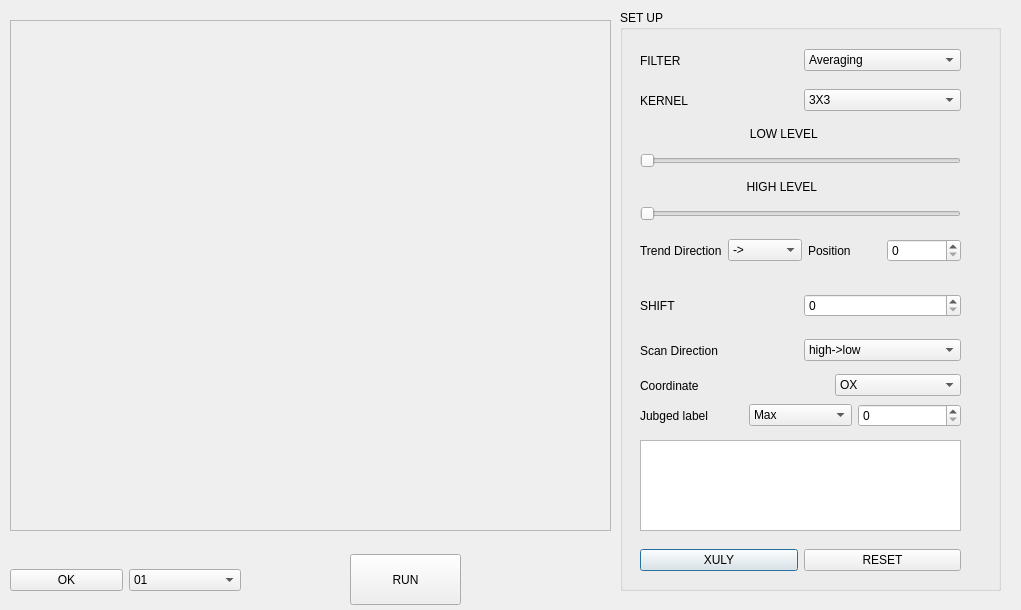
<?xml version="1.0" encoding="UTF-8"?>
<ui version="4.0">
 <class>Detection_edges_Dialog</class>
 <widget class="QDialog" name="Detection_edges_Dialog">
  <property name="geometry">
   <rect>
    <x>0</x>
    <y>0</y>
    <width>1021</width>
    <height>610</height>
   </rect>
  </property>
  <property name="windowTitle">
   <string>Dialog</string>
  </property>
  <widget class="QWidget" name="verticalLayoutWidget_2">
   <property name="geometry">
    <rect>
     <x>620</x>
     <y>10</y>
     <width>381</width>
     <height>581</height>
    </rect>
   </property>
   <layout class="QVBoxLayout" name="verticalLayout_3">
    <item>
     <widget class="QGroupBox" name="groupBox">
      <property name="title">
       <string>SET UP</string>
      </property>
      <widget class="QTableWidget" name="Detection_edges_tableWidget">
       <property name="geometry">
        <rect>
         <x>20</x>
         <y>430</y>
         <width>321</width>
         <height>91</height>
        </rect>
       </property>
      </widget>
      <widget class="QWidget" name="horizontalLayoutWidget_2">
       <property name="geometry">
        <rect>
         <x>20</x>
         <y>390</y>
         <width>321</width>
         <height>31</height>
        </rect>
       </property>
       <layout class="QHBoxLayout" name="horizontalLayout_3">
        <item>
         <widget class="QLabel" name="label_8">
          <property name="text">
           <string>Jubged label</string>
          </property>
         </widget>
        </item>
        <item>
         <widget class="QComboBox" name="Jubged_comboBox">
          <item>
           <property name="text">
            <string>Max</string>
           </property>
          </item>
          <item>
           <property name="text">
            <string>Min</string>
           </property>
          </item>
          <item>
           <property name="text">
            <string>MIddle</string>
           </property>
          </item>
         </widget>
        </item>
        <item>
         <widget class="QSpinBox" name="Jubged_spinBox"/>
        </item>
       </layout>
      </widget>
      <widget class="QWidget" name="horizontalLayoutWidget_3">
       <property name="geometry">
        <rect>
         <x>20</x>
         <y>530</y>
         <width>321</width>
         <height>41</height>
        </rect>
       </property>
       <layout class="QHBoxLayout" name="horizontalLayout_4">
        <item>
         <widget class="QPushButton" name="Xuly_detection_edge_pushButton">
          <property name="text">
           <string>XULY</string>
          </property>
         </widget>
        </item>
        <item>
         <widget class="QPushButton" name="Reset_detection_edges_pushButton">
          <property name="text">
           <string>RESET</string>
          </property>
         </widget>
        </item>
       </layout>
      </widget>
      <widget class="QWidget" name="horizontalLayoutWidget_4">
       <property name="geometry">
        <rect>
         <x>20</x>
         <y>30</y>
         <width>321</width>
         <height>41</height>
        </rect>
       </property>
       <layout class="QHBoxLayout" name="horizontalLayout_5">
        <item>
         <widget class="QLabel" name="label">
          <property name="text">
           <string>FILTER</string>
          </property>
         </widget>
        </item>
        <item>
         <widget class="QComboBox" name="Filter_comboBox">
          <item>
           <property name="text">
            <string>Averaging</string>
           </property>
          </item>
          <item>
           <property name="text">
            <string>Gaussian Filtering</string>
           </property>
          </item>
          <item>
           <property name="text">
            <string>Median Filtering</string>
           </property>
          </item>
         </widget>
        </item>
       </layout>
      </widget>
      <widget class="QWidget" name="horizontalLayoutWidget_5">
       <property name="geometry">
        <rect>
         <x>20</x>
         <y>70</y>
         <width>321</width>
         <height>41</height>
        </rect>
       </property>
       <layout class="QHBoxLayout" name="horizontalLayout_6">
        <item>
         <widget class="QLabel" name="label_2">
          <property name="text">
           <string>KERNEL</string>
          </property>
         </widget>
        </item>
        <item>
         <widget class="QComboBox" name="Kernel_comboBox">
          <item>
           <property name="text">
            <string>3X3</string>
           </property>
          </item>
          <item>
           <property name="text">
            <string>5X5</string>
           </property>
          </item>
          <item>
           <property name="text">
            <string>7x7</string>
           </property>
          </item>
          <item>
           <property name="text">
            <string>9x9</string>
           </property>
          </item>
          <item>
           <property name="text">
            <string>11x11</string>
           </property>
          </item>
         </widget>
        </item>
       </layout>
      </widget>
      <widget class="QWidget" name="horizontalLayoutWidget_6">
       <property name="geometry">
        <rect>
         <x>20</x>
         <y>280</y>
         <width>321</width>
         <height>31</height>
        </rect>
       </property>
       <layout class="QHBoxLayout" name="horizontalLayout_7">
        <item>
         <widget class="QLabel" name="label_5">
          <property name="text">
           <string>SHIFT</string>
          </property>
         </widget>
        </item>
        <item>
         <widget class="QSpinBox" name="Shift_spinBox"/>
        </item>
       </layout>
      </widget>
      <widget class="QWidget" name="horizontalLayoutWidget_7">
       <property name="geometry">
        <rect>
         <x>20</x>
         <y>320</y>
         <width>321</width>
         <height>41</height>
        </rect>
       </property>
       <layout class="QHBoxLayout" name="horizontalLayout_8">
        <item>
         <widget class="QLabel" name="label_7">
          <property name="text">
           <string>Scan Direction</string>
          </property>
         </widget>
        </item>
        <item>
         <widget class="QComboBox" name="Scan_comboBox">
          <item>
           <property name="text">
            <string>high-&gt;low</string>
           </property>
          </item>
          <item>
           <property name="text">
            <string>low-&gt;high</string>
           </property>
          </item>
          <item>
           <property name="text">
            <string/>
           </property>
          </item>
         </widget>
        </item>
       </layout>
      </widget>
      <widget class="QWidget" name="verticalLayoutWidget_3">
       <property name="geometry">
        <rect>
         <x>20</x>
         <y>110</y>
         <width>321</width>
         <height>101</height>
        </rect>
       </property>
       <layout class="QVBoxLayout" name="verticalLayout_6">
        <item>
         <widget class="QLabel" name="label_3">
          <property name="text">
           <string>                                 LOW LEVEL</string>
          </property>
         </widget>
        </item>
        <item>
         <widget class="QSlider" name="Low_level_horizontalSlider">
          <property name="orientation">
           <enum>Qt::Horizontal</enum>
          </property>
         </widget>
        </item>
        <item>
         <widget class="QLabel" name="label_4">
          <property name="text">
           <string>                                HIGH LEVEL</string>
          </property>
         </widget>
        </item>
        <item>
         <widget class="QSlider" name="High_level_horizontalSlider">
          <property name="orientation">
           <enum>Qt::Horizontal</enum>
          </property>
         </widget>
        </item>
       </layout>
      </widget>
      <widget class="QWidget" name="horizontalLayoutWidget_9">
       <property name="geometry">
        <rect>
         <x>20</x>
         <y>360</y>
         <width>321</width>
         <height>31</height>
        </rect>
       </property>
       <layout class="QHBoxLayout" name="horizontalLayout_12">
        <item>
         <widget class="QLabel" name="label_10">
          <property name="text">
           <string>Coordinate                                       </string>
          </property>
         </widget>
        </item>
        <item>
         <widget class="QComboBox" name="Coordinate_comboBox">
          <item>
           <property name="text">
            <string>OX</string>
           </property>
          </item>
          <item>
           <property name="text">
            <string>OY</string>
           </property>
          </item>
          <item>
           <property name="text">
            <string>Both</string>
           </property>
          </item>
         </widget>
        </item>
       </layout>
      </widget>
      <widget class="QWidget" name="horizontalLayoutWidget">
       <property name="geometry">
        <rect>
         <x>20</x>
         <y>220</y>
         <width>321</width>
         <height>41</height>
        </rect>
       </property>
       <layout class="QHBoxLayout" name="horizontalLayout_2">
        <item>
         <widget class="QLabel" name="label_6">
          <property name="text">
           <string>Trend Direction</string>
          </property>
         </widget>
        </item>
        <item>
         <widget class="QComboBox" name="Trend_comboBox">
          <item>
           <property name="text">
            <string>-&gt;</string>
           </property>
          </item>
          <item>
           <property name="text">
            <string>&lt;-</string>
           </property>
          </item>
         </widget>
        </item>
        <item>
         <widget class="QLabel" name="label_9">
          <property name="text">
           <string>Position </string>
          </property>
         </widget>
        </item>
        <item>
         <widget class="QSpinBox" name="Position_Shift_spinBox"/>
        </item>
       </layout>
      </widget>
     </widget>
    </item>
   </layout>
  </widget>
  <widget class="QWidget" name="horizontalLayoutWidget_8">
   <property name="geometry">
    <rect>
     <x>10</x>
     <y>540</y>
     <width>231</width>
     <height>81</height>
    </rect>
   </property>
   <layout class="QHBoxLayout" name="horizontalLayout_11">
    <item>
     <widget class="QPushButton" name="OK_detection_edges_pushButton">
      <property name="text">
       <string>OK</string>
      </property>
     </widget>
    </item>
    <item>
     <widget class="QComboBox" name="Image_comboBox">
      <item>
       <property name="text">
        <string>01</string>
       </property>
      </item>
      <item>
       <property name="text">
        <string>02</string>
       </property>
      </item>
      <item>
       <property name="text">
        <string>03</string>
       </property>
      </item>
      <item>
       <property name="text">
        <string>04</string>
       </property>
      </item>
     </widget>
    </item>
   </layout>
  </widget>
  <widget class="QPushButton" name="Run_detection_edges_pushButton">
   <property name="geometry">
    <rect>
     <x>350</x>
     <y>554</y>
     <width>111</width>
     <height>51</height>
    </rect>
   </property>
   <property name="text">
    <string>RUN</string>
   </property>
  </widget>
  <widget class="QScrollArea" name="scrollArea">
   <property name="geometry">
    <rect>
     <x>10</x>
     <y>20</y>
     <width>601</width>
     <height>511</height>
    </rect>
   </property>
   <property name="widgetResizable">
    <bool>true</bool>
   </property>
   <widget class="QWidget" name="scrollAreaWidgetContents">
    <property name="geometry">
     <rect>
      <x>0</x>
      <y>0</y>
      <width>599</width>
      <height>509</height>
     </rect>
    </property>
   </widget>
  </widget>
 </widget>
 <resources/>
 <connections/>
</ui>
